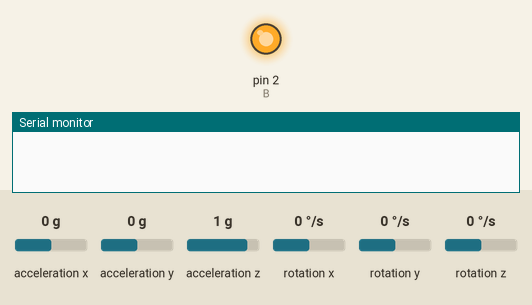
Recording of a sketch running on a simulated Arduino Uno, built with avr-gcc and run on an emulated ATmega328P. Shown: output pins drawn as LEDs (lit = HIGH), the last lines printed to the serial monitor. Wiring (inferred from the names in the program): MPU-6050 motion sensor at I2C address 0x68. The test bench sets the inputs (shaded band); at power-on: acceleration y 0 g, acceleration x 0 g, acceleration z 1 g, rotation x 0 °/s, rotation y 0 °/s, rotation z 0 °/s. Storage starts empty; pins used as bus, display or sensor lines are not drawn.

Above: at 0.1 s.
At 4.7 s:
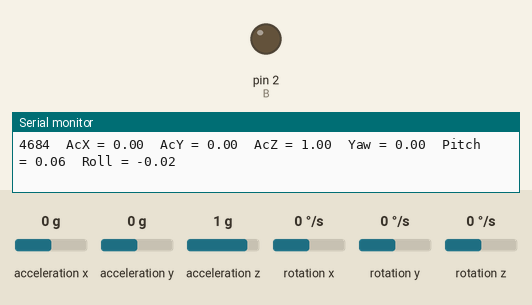
4.8 s: acceleration y set to 0.8 g
7.8 s: acceleration x set to -0.8 g
10.8 s: acceleration z set to 0.8 g
13.8 s: rotation x set to -100 °/s
Timing chart, 0 to 16.8 s (numbered marks = the images above; inputs shaded):
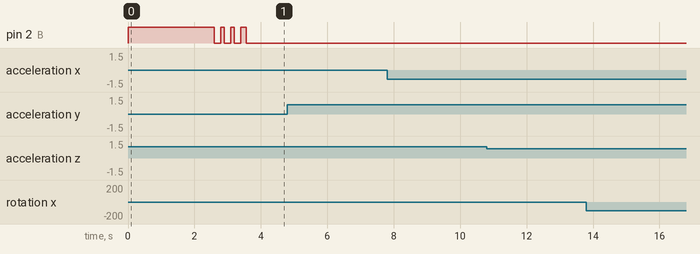

The sketch:

XiaoIMU.ino
```cpp
#include <Wire.h>
#include <SPI.h>
#include <SD.h>

//LED PIN DEFINITION
#define R 0
#define G 1
#define B 2

//MPU VARIABLES
const int MPU = 0x68; // MPU6050 I2C address
double AccX, AccY, AccZ;
float yaw, pitch, roll;
float GyroX, GyroY, GyroZ;
float accAngleX, accAngleY, gyroAngleX, gyroAngleY, gyroAngleZ;
float AccErrorX, AccErrorY, GyroErrorX, GyroErrorY, GyroErrorZ;
float elapsedTime;
unsigned long currentTime, previousTime;
int c = 0;

//FILE WRITE
const String FILE_NAME = "inc.txt"; //file with next file name (unique naming per file)
File myFile;
String fileNm = "";
uint8_t num;


void setup() {
  Serial.begin(115200);

  //INITIALIZE LEDS + SET TO OFF
  pinMode(R, OUTPUT);
  pinMode(G, OUTPUT);
  pinMode(B, OUTPUT);

  digitalWrite(R, LOW);
  digitalWrite(G, LOW);
  digitalWrite(B, HIGH);

  //INITIALIZE ACCELEROMETER
  Wire.begin();                      // Initialize comunication
  Wire.beginTransmission(MPU);       // Start communication with MPU6050 // MPU=0x68
  Wire.write(0x6B);                  // Talk to the register 6B
  Wire.write(0x00);                  // Make reset - place a 0 into the 6B register
  Wire.endTransmission(true);        //end the transmission

  // Configure Accelerometer Sensitivity - Full Scale Range (default +/- 2g)
  Wire.beginTransmission(MPU);
  Wire.write(0x1C);                  //Talk to the ACCEL_CONFIG register (1C hex)
  Wire.write(0x10);                  //Set the register bits as 00010000 (+/- 8g full scale range)
  Wire.endTransmission(true);

  // Configure Gyro Sensitivity - Full Scale Range (default +/- 250deg/s)
  Wire.beginTransmission(MPU);
  Wire.write(0x1B);                   // Talk to the GYRO_CONFIG register (1B hex)
  Wire.write(0x10);                   // Set the register bits as 00010000 (1000deg/s full scale)
  Wire.endTransmission(true);
  delay(20);


  //USED TO WAIT FOR SERiAL CONNECTION
  //while(!Serial){ }
  //Serial.println("CONNECTED");

  // Call this function if you need to get the IMU error values for your module
  calculate_IMU_error(1000);
  delay(100);

  //BLINK INDICATOR: Indicates IMU calibration complete
  for (int i = 0; i < 3; i++) {
    digitalWrite(R, HIGH);
    digitalWrite(G, LOW);
    digitalWrite(B, LOW);
    delay(100);
    digitalWrite(R, LOW);
    digitalWrite(G, HIGH);
    digitalWrite(B, LOW);
    delay(100);
    digitalWrite(R, LOW);
    digitalWrite(G, LOW);
    digitalWrite(B, HIGH);
    delay(100);
  }

  //INITIALIZE SD CARD
  Serial.print("Initializing SD card...");
  if (!SD.begin(3)) {
    Serial.println("initialization failed!");
    return;
  }

  //READING FILE_NAME to name current file
  myFile = SD.open(FILE_NAME);
  if (myFile) {
    while (myFile.available()) {
      num = myFile.parseInt();
      Serial.println(num);
    }
    myFile.close();
  } else {
    Serial.println("error opening");
  }

  //.txt or .dat file
  fileNm = String(num) + ".txt";
  Serial.println("File Name: " + String(fileNm));
  num++;

  //WRITING TO FILE
  myFile = SD.open(FILE_NAME, FILE_WRITE);
  if (myFile) {
    myFile.println();
    myFile.print(int(num));
    myFile.close();
  } else {
    Serial.println("error opening");
  }

  //INITIALIZE NEW FILE
  myFile = SD.open(String(fileNm), FILE_WRITE);
  myFile.println("Time\tAX\tAY\tAZ\tYaw\tPitch\tRoll");
  myFile.close();

}

void loop() {

  Wire.beginTransmission(MPU);
  Wire.write(0x3B);
  Wire.endTransmission(false);
  Wire.requestFrom(MPU, 6, true);

  //For a range of +-2g, we need to divide the raw values by 16384, according to the datasheet
  AccX = (Wire.read() << 8 | Wire.read()) / 4096.0; // X-axis value
  AccY = (Wire.read() << 8 | Wire.read()) / 4096.0; // Y-axis value
  AccZ = (Wire.read() << 8 | Wire.read()) / 4096.0; // Z-axis value

  if (AccX > 8) {
    AccX -= 16;
  }
  if (AccY > 8) {
    AccY -= 16;
  }
  if (AccZ > 8) {
    AccZ -= 16;
  }

  // Calculating Roll and Pitch from the accelerometer data
  accAngleX = (atan(AccY / sqrt(pow(AccX, 2) + pow(AccZ, 2))) * 180 / PI) - 0.58; // AccErrorX ~(0.58) See the calculate_IMU_error()custom function for more details
  accAngleY = (atan(-1 * AccX / sqrt(pow(AccY, 2) + pow(AccZ, 2))) * 180 / PI) + 1.58; // AccErrorY ~(-1.58)

  // Read gyroscope data
  previousTime = currentTime;        // Previous time is stored before the actual time read
  currentTime = micros();            // Current time actual time read
  elapsedTime = (currentTime - previousTime) / 1000000.0; // Divide by 1000000 to get seconds
  Wire.beginTransmission(MPU);
  Wire.write(0x43); // Gyro data first register address 0x43
  Wire.endTransmission(false);
  Wire.requestFrom(MPU, 6, true);
  GyroX = (Wire.read() << 8 | Wire.read()) / 131.0; // For a 250deg/s range we have to divide first the raw value by 131.0, according to the datasheet
  GyroY = (Wire.read() << 8 | Wire.read()) / 131.0;
  GyroZ = (Wire.read() << 8 | Wire.read()) / 131.0;

  if (GyroX > 250) {
    GyroX -= 500;
  }
  if (GyroY > 250) {
    GyroY -= 500;
  }
  if (GyroZ > 250) {
    GyroZ -= 500;
  }

  // Correct the outputs with the calculated error values
  GyroX = GyroX - GyroErrorX; // GyroErrorX ~(-0.56)
  GyroY = GyroY - GyroErrorY; // GyroErrorY ~(2)
  GyroZ = GyroZ - GyroErrorZ; // GyroErrorZ ~ (-0.8)

  // raw values deg/s, multiply by s to get the angle in degrees
  gyroAngleX = gyroAngleX + GyroX * elapsedTime; // deg/s * s = deg
  gyroAngleY = gyroAngleY + GyroY * elapsedTime;
  yaw = yaw + GyroZ * elapsedTime;

  // filter - combine acceleromter and gyro angle values
  roll = 0.96 * gyroAngleX + 0.04 * accAngleX;
  pitch = 0.96 * gyroAngleY + 0.04 * accAngleY;

  Serial.print(String(currentTime / 1000) + '\t');
  Serial.print(F("AcX = "));
  Serial.print(String(AccX) + "\t");
  Serial.print(F("AcY = "));
  Serial.print(String(AccY) + "\t");
  Serial.print(F("AcZ = "));
  Serial.print(String(AccZ) + "\t");
  Serial.print(F("Yaw = "));
  Serial.print(String(yaw) + "\t");
  Serial.print(F("Pitch = "));
  Serial.print(String(pitch) + "\t");
  Serial.print(F("Roll = "));
  Serial.print(String(roll) + "\t");

  //WRITE TO SD-CARD IF AVAILABLE
  myFile = SD.open(String(fileNm), O_CREAT | O_WRITE);
  if (myFile) {
    myFile.println(String(currentTime / 1000) + "\t" + String(AccX) + "\t" + String(AccY) + "\t" + String(AccZ) + "\t" + String(yaw) + "\t" + String(pitch) + "\t" + String(roll));
    digitalWrite(R, LOW);
    digitalWrite(G, HIGH);
    digitalWrite(B, LOW);
    myFile.close();
  } else {
    Serial.print("\terror opening");
    digitalWrite(R, HIGH);
    digitalWrite(G, LOW);
    digitalWrite(B, LOW);
  }


  Serial.println();
}

void calculate_IMU_error(int numVal) {
  // Note accel should be flat for calibration (standstill) for calibration period
  // Read accelerometer values numVal times
  while (c < numVal) {
    Wire.beginTransmission(MPU);
    Wire.write(0x3B);
    Wire.endTransmission(false);
    Wire.requestFrom(MPU, 6, true);
    AccX = (Wire.read() << 8 | Wire.read()) / 4096.0 ;
    AccY = (Wire.read() << 8 | Wire.read()) / 4096.0 ;
    AccZ = (Wire.read() << 8 | Wire.read()) / 4096.0 ;

    if (AccX > 8) {
      AccX -= 16;
    }
    if (AccY > 8) {
      AccY -= 16;
    }
    if (AccZ > 8) {
      AccZ -= 16;
    }

    // Sum all readings
    AccErrorX = AccErrorX + ((atan((AccY) / sqrt(pow((AccX), 2) + pow((AccZ), 2))) * 180 / PI));
    AccErrorY = AccErrorY + ((atan(-1 * (AccX) / sqrt(pow((AccY), 2) + pow((AccZ), 2))) * 180 / PI));
    c++;
  }

  //Divide the sum by numVal to get the error value
  AccErrorX = AccErrorX / numVal;
  AccErrorY = AccErrorY / numVal;
  c = 0;

  // Read gyro values numVal times
  while (c < numVal) {
    Wire.beginTransmission(MPU);
    Wire.write(0x43);
    Wire.endTransmission(false);
    Wire.requestFrom(MPU, 6, true);
    GyroX = Wire.read() << 8 | Wire.read();
    GyroY = Wire.read() << 8 | Wire.read();
    GyroZ = Wire.read() << 8 | Wire.read();

    if (GyroZ > 250) {
      GyroZ -= 500;
    }
    // Sum all readings
    GyroErrorX = GyroErrorX + (GyroX / 131.0);
    GyroErrorY = GyroErrorY + (GyroY / 131.0);
    GyroErrorZ = GyroErrorZ + (GyroZ / 131.0);
    c++;
  }

  //Divide the sum by numVal to get the error value
  GyroErrorX = GyroErrorX / numVal;
  GyroErrorY = GyroErrorY / numVal;
  GyroErrorZ = GyroErrorZ / numVal;

  // Print the error values on the Serial Monitor
  Serial.print(F("AccErrorX: "));
  Serial.println(AccErrorX);
  Serial.print(F("AccErrorY: "));
  Serial.println(AccErrorY);
  Serial.print(F("GyroErrorX: "));
  Serial.println(GyroErrorX);
  Serial.print(F("GyroErrorY: "));
  Serial.println(GyroErrorY);
  Serial.print(F("GyroErrorZ: "));
  Serial.println(GyroErrorZ);
}
```

Measured:
- by itself, pin 2 (B): alternates HIGH for 0.10 s and LOW for 0.20 s, 7 changes in all, then stays LOW
